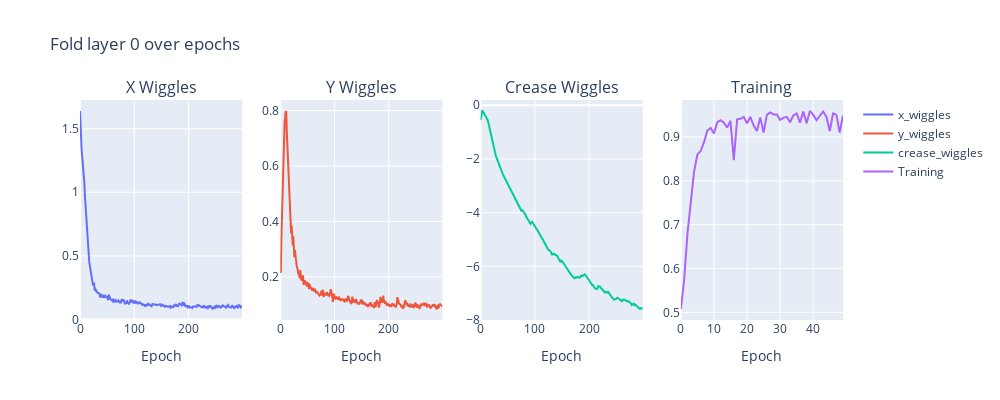
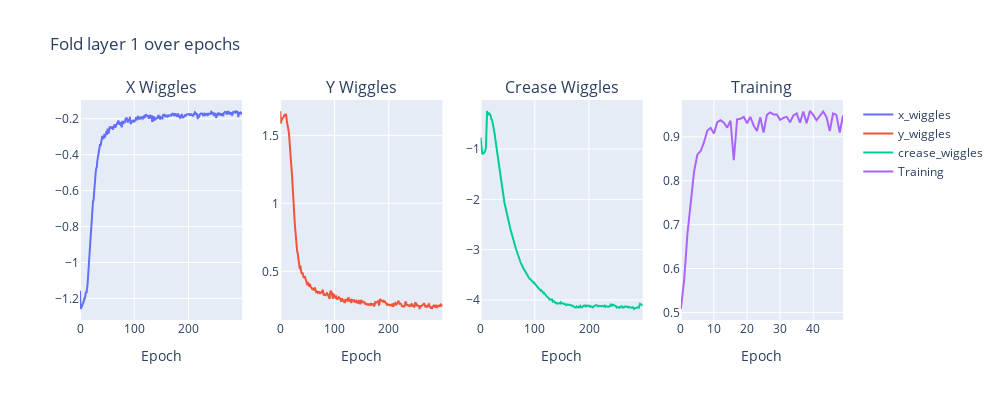

The notebook cell these images were saved under, in order:
### Code cell
reimport("from vis_helpers import *", globals())
folds, cuts, creases, trains, vals = test.get_history()
for l in range(layers):
    plot_wiggles(fold_histories=folds, crease_histories=creases, train_histories=trains, layer=l)

### Figure 1 — Plotly figure (JSON) as saved in the notebook; plotly's stock layout.template omitted (floating-point values rounded to 4 significant figures; data arrays with more than 128 entries replaced by an {"elided": "..."} marker saying what was removed)
{"data": [{"mode": "lines", "name": "x_wiggles", "type": "scatter", "xaxis": "x", "y": {"elided": "300 float values"}, "yaxis": "y"}, {"mode": "lines", "name": "y_wiggles", "type": "scatter", "xaxis": "x2", "y": {"elided": "300 float values"}, "yaxis": "y2"}, {"mode": "lines", "name": "crease_wiggles", "type": "scatter", "xaxis": "x3", "y": {"elided": "300 float values"}, "yaxis": "y3"}, {"mode": "lines", "name": "Training", "type": "scatter", "xaxis": "x4", "y": [0.5078, 0.5744, 0.68, 0.7522, 0.8211, 0.86, 0.8678, 0.8878, 0.9144, 0.92, 0.9078, 0.9333, 0.9378, 0.9322, 0.9211, 0.9367, 0.8467, 0.94, 0.9411, 0.9456, 0.9311, 0.9456, 0.9256, 0.9133, 0.9444, 0.91, 0.95, 0.9556, 0.9511, 0.9511, 0.9389, 0.9433, 0.9456, 0.9333, 0.9489, 0.9533, 0.9322, 0.9578, 0.9311, 0.9589, 0.95, 0.9378, 0.9478, 0.9578, 0.9456, 0.9133, 0.9533, 0.95, 0.91, 0.9489], "yaxis": "y4"}], "layout": {"annotations": [{"font": {"size": 16}, "showarrow": false, "text": "X Wiggles", "x": 0.1062, "xanchor": "center", "xref": "paper", "y": 1, "yanchor": "bottom", "yref": "paper"}, {"font": {"size": 16}, "showarrow": false, "text": "Y Wiggles", "x": 0.3688, "xanchor": "center", "xref": "paper", "y": 1, "yanchor": "bottom", "yref": "paper"}, {"font": {"size": 16}, "showarrow": false, "text": "Crease Wiggles", "x": 0.6313, "xanchor": "center", "xref": "paper", "y": 1, "yanchor": "bottom", "yref": "paper"}, {"font": {"size": 16}, "showarrow": false, "text": "Training", "x": 0.8938, "xanchor": "center", "xref": "paper", "y": 1, "yanchor": "bottom", "yref": "paper"}], "height": 400, "title": {"text": "Fold layer 0 over epochs"}, "width": 1000, "xaxis": {"anchor": "y", "domain": [0, 0.2125], "title": {"text": "Epoch"}}, "xaxis2": {"anchor": "y2", "domain": [0.2625, 0.475], "title": {"text": "Epoch"}}, "xaxis3": {"anchor": "y3", "domain": [0.525, 0.7375], "title": {"text": "Epoch"}}, "xaxis4": {"anchor": "y4", "domain": [0.7875, 1], "title": {"text": "Epoch"}}, "yaxis": {"anchor": "x", "domain": [0, 1]}, "yaxis2": {"anchor": "x2", "domain": [0, 1]}, "yaxis3": {"anchor": "x3", "domain": [0, 1]}, "yaxis4": {"anchor": "x4", "domain": [0, 1]}}}

### Figure 2 — Plotly figure (JSON) as saved in the notebook; plotly's stock layout.template omitted (floating-point values rounded to 4 significant figures; data arrays with more than 128 entries replaced by an {"elided": "..."} marker saying what was removed)
{"data": [{"mode": "lines", "name": "x_wiggles", "type": "scatter", "xaxis": "x", "y": {"elided": "300 float values"}, "yaxis": "y"}, {"mode": "lines", "name": "y_wiggles", "type": "scatter", "xaxis": "x2", "y": {"elided": "300 float values"}, "yaxis": "y2"}, {"mode": "lines", "name": "crease_wiggles", "type": "scatter", "xaxis": "x3", "y": {"elided": "300 float values"}, "yaxis": "y3"}, {"mode": "lines", "name": "Training", "type": "scatter", "xaxis": "x4", "y": [0.5078, 0.5744, 0.68, 0.7522, 0.8211, 0.86, 0.8678, 0.8878, 0.9144, 0.92, 0.9078, 0.9333, 0.9378, 0.9322, 0.9211, 0.9367, 0.8467, 0.94, 0.9411, 0.9456, 0.9311, 0.9456, 0.9256, 0.9133, 0.9444, 0.91, 0.95, 0.9556, 0.9511, 0.9511, 0.9389, 0.9433, 0.9456, 0.9333, 0.9489, 0.9533, 0.9322, 0.9578, 0.9311, 0.9589, 0.95, 0.9378, 0.9478, 0.9578, 0.9456, 0.9133, 0.9533, 0.95, 0.91, 0.9489], "yaxis": "y4"}], "layout": {"annotations": [{"font": {"size": 16}, "showarrow": false, "text": "X Wiggles", "x": 0.1062, "xanchor": "center", "xref": "paper", "y": 1, "yanchor": "bottom", "yref": "paper"}, {"font": {"size": 16}, "showarrow": false, "text": "Y Wiggles", "x": 0.3688, "xanchor": "center", "xref": "paper", "y": 1, "yanchor": "bottom", "yref": "paper"}, {"font": {"size": 16}, "showarrow": false, "text": "Crease Wiggles", "x": 0.6313, "xanchor": "center", "xref": "paper", "y": 1, "yanchor": "bottom", "yref": "paper"}, {"font": {"size": 16}, "showarrow": false, "text": "Training", "x": 0.8938, "xanchor": "center", "xref": "paper", "y": 1, "yanchor": "bottom", "yref": "paper"}], "height": 400, "title": {"text": "Fold layer 1 over epochs"}, "width": 1000, "xaxis": {"anchor": "y", "domain": [0, 0.2125], "title": {"text": "Epoch"}}, "xaxis2": {"anchor": "y2", "domain": [0.2625, 0.475], "title": {"text": "Epoch"}}, "xaxis3": {"anchor": "y3", "domain": [0.525, 0.7375], "title": {"text": "Epoch"}}, "xaxis4": {"anchor": "y4", "domain": [0.7875, 1], "title": {"text": "Epoch"}}, "yaxis": {"anchor": "x", "domain": [0, 1]}, "yaxis2": {"anchor": "x2", "domain": [0, 1]}, "yaxis3": {"anchor": "x3", "domain": [0, 1]}, "yaxis4": {"anchor": "x4", "domain": [0, 1]}}}
